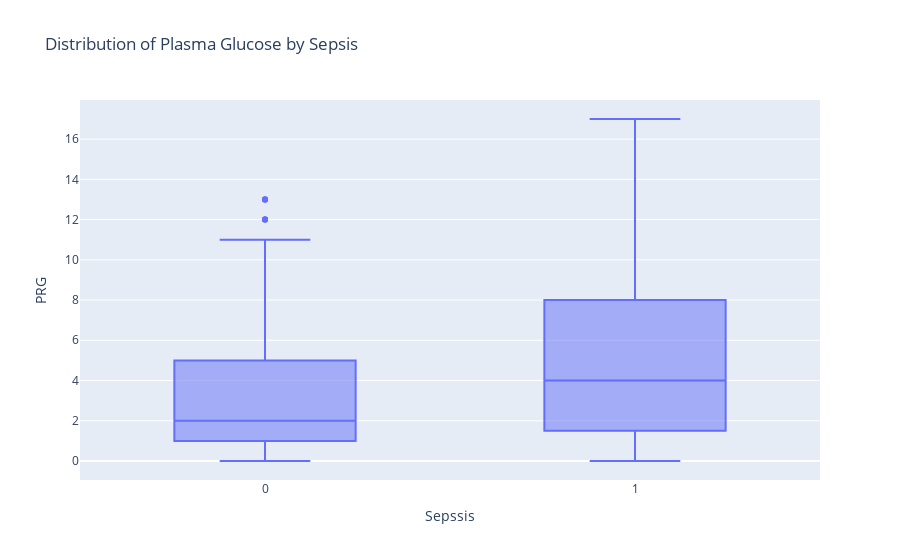

Notebook cell for this chart:
### Markdown cell above
1. How does the distribution of Plasma Glucose (PRG) vary between patients with positive and negative sepsis?

### Code cell
fig = px.box(sample, x='Sepssis', y='PRG', title='Distribution of Plasma Glucose by Sepsis')
fig.show()

### Figure 1 — Plotly figure (JSON) as saved in the notebook; plotly's stock layout.template omitted (floating-point values rounded to 4 significant figures; data arrays with more than 128 entries replaced by an {"elided": "..."} marker saying what was removed)
{"data": [{"alignmentgroup": "True", "hovertemplate": "Sepssis=%{x}<br>PRG=%{y}<extra></extra>", "legendgroup": "", "marker": {"color": "#636efa"}, "name": "", "notched": false, "offsetgroup": "", "orientation": "v", "showlegend": false, "type": "box", "x": {"elided": "599 int values"}, "x0": " ", "xaxis": "x", "y": {"elided": "599 int values"}, "y0": " ", "yaxis": "y"}], "layout": {"boxmode": "group", "legend": {"tracegroupgap": 0}, "title": {"text": "Distribution of Plasma Glucose by Sepsis"}, "xaxis": {"anchor": "y", "domain": [0, 1], "title": {"text": "Sepssis"}}, "yaxis": {"anchor": "x", "domain": [0, 1], "title": {"text": "PRG"}}}}
